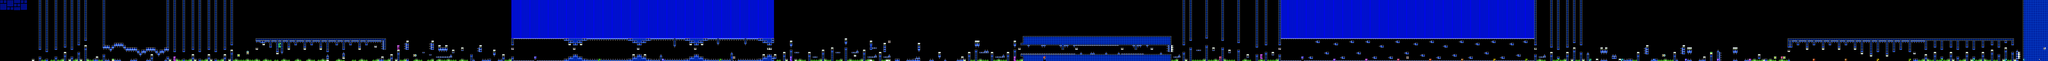

The image is a tile-based game level rendered from a .tmx file. Its description and source (layers, tilesets, objects; grid data summarised) follow:
An orthogonal 897x27 tile map with 16x16 px tiles, 2 tile layers (SP, ...), 2 tilesets, 2 image layers.

<map version="1.10" tiledversion="1.11.2" orientation="orthogonal" renderorder="right-down" width="897" height="27" tilewidth="16" tileheight="16" infinite="0" nextlayerid="5" nextobjectid="1">
 <editorsettings>
  <chunksize width="16" height="27" />
  <export target="../LEVELS/LEVEL DATA/kappaclysm.csv" format="csv" />
 </editorsettings>
 <tileset firstgid="1" name="famidash" tilewidth="16" tileheight="16" tilecount="256" columns="16">
  <image source="../../../GRAPHICS/famidash.bmp" width="256" height="256" />
 </tileset>
 <tileset firstgid="257" name="sprites" tilewidth="16" tileheight="16" tilecount="256" columns="16">
  <image source="../../../GRAPHICS/sprites.png" width="256" height="256" />
 </tileset>
 <imagelayer id="3" name="Image Layer 1" parallaxx="0.9" parallaxy="0.9" repeatx="1" repeaty="1">
  <image source="../../../GRAPHICS/Old/parallax Blue.bmp" width="144" height="72" />
 </imagelayer>
 <imagelayer id="4" name="Image Layer 2" offsetx="0" offsety="432" repeatx="1">
  <image source="../../../GRAPHICS/ground.bmp" width="64" height="128" />
 </imagelayer>
 <layer id="1" width="897" height="27">
  <data>[24219 cells, 7121 non-empty, 37 distinct tile ids]</data>
 </layer>
 <layer id="2" name="SP" width="897" height="27">
  <data>[24219 cells, 249 non-empty, 38 distinct tile ids]</data>
 </layer>
</map>
